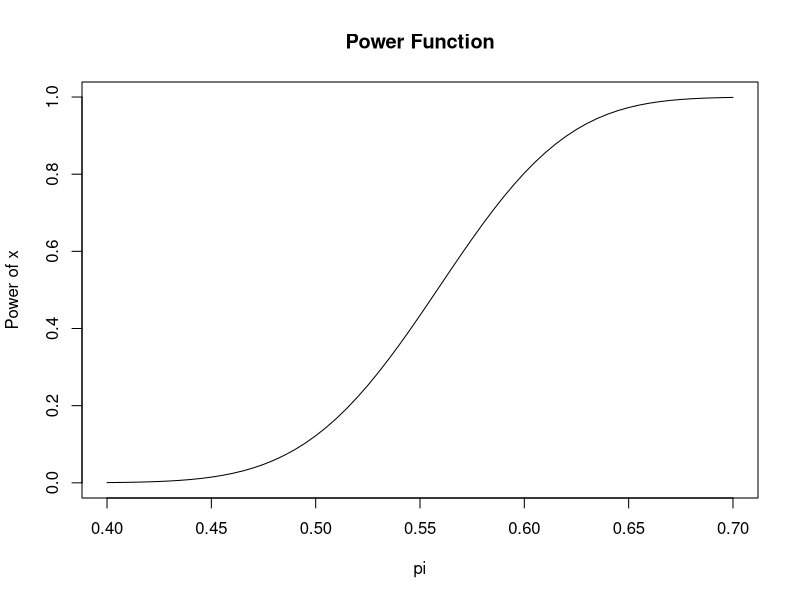
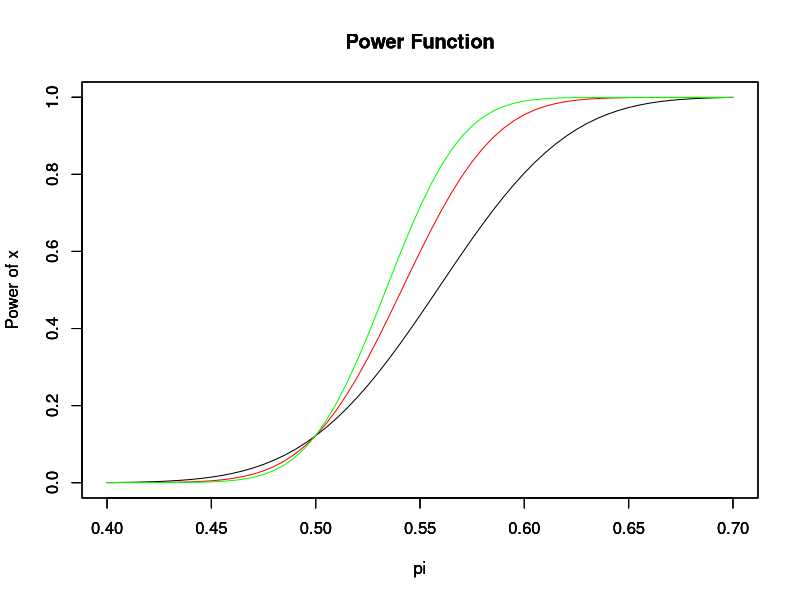

These figures' R source, in order:
## ---- chunk 1
pi  <- 0.55 
pnaught <- 0.5
alpha <- 0.05
n <- 100

power_b <- 1-pnorm(((pnaught-pi)/(pi*(1-pi)/n)^0.5) + 2.33*(pnaught*pnaught/(pi*(1-pi))^0.5),0,1)
power_b

1-power_b

## ---- chunk 2
x <- seq(0.4,0.7,0.005)

power_c <- 1-pnorm(((pnaught-x)/(x*(1-x)/n)^0.5) + 2.33*(pnaught*pnaught/(x*(1-x))^0.5),0,1)
plot(x,power_c, main="Power Function", xlab="pi", ylab="Power of x", type="l")
## ---- chunk 3
x_d <- seq(0.5,0.6,0.0005)
power_d <- 1-pnorm(((pnaught-x_d)/(x_d*(1-x_d)/n)^0.5) + 2.33*(pnaught*pnaught/(x_d*(1-x_d))^0.5),0,1)

table <- cbind(x_d, power_d)
#show the subset that we want
subset(table, power_d > 0.495 & power_d < 0.51)

## ---- chunk 4
n2 <- 200
n3 <- 300

plot(x,power_c, main="Power Function", xlab="pi", ylab="Power of x", type="l")
par(new=T)
power_e200 <- 1-pnorm(((pnaught-x)/(x*(1-x)/n2)^0.5) + 2.33*(pnaught*pnaught/(x*(1-x))^0.5),0,1)
plot(x,power_e200, main="Power Function", xlab="pi", ylab="Power of x", type="l", col="red")
par(new=T)
power_e300 <- 1-pnorm(((pnaught-x)/(x*(1-x)/n3)^0.5) + 2.33*(pnaught*pnaught/(x*(1-x))^0.5),0,1)
plot(x,power_e300, main="Power Function", xlab="pi", ylab="Power of x", type="l", col="green")
par(new=T)
